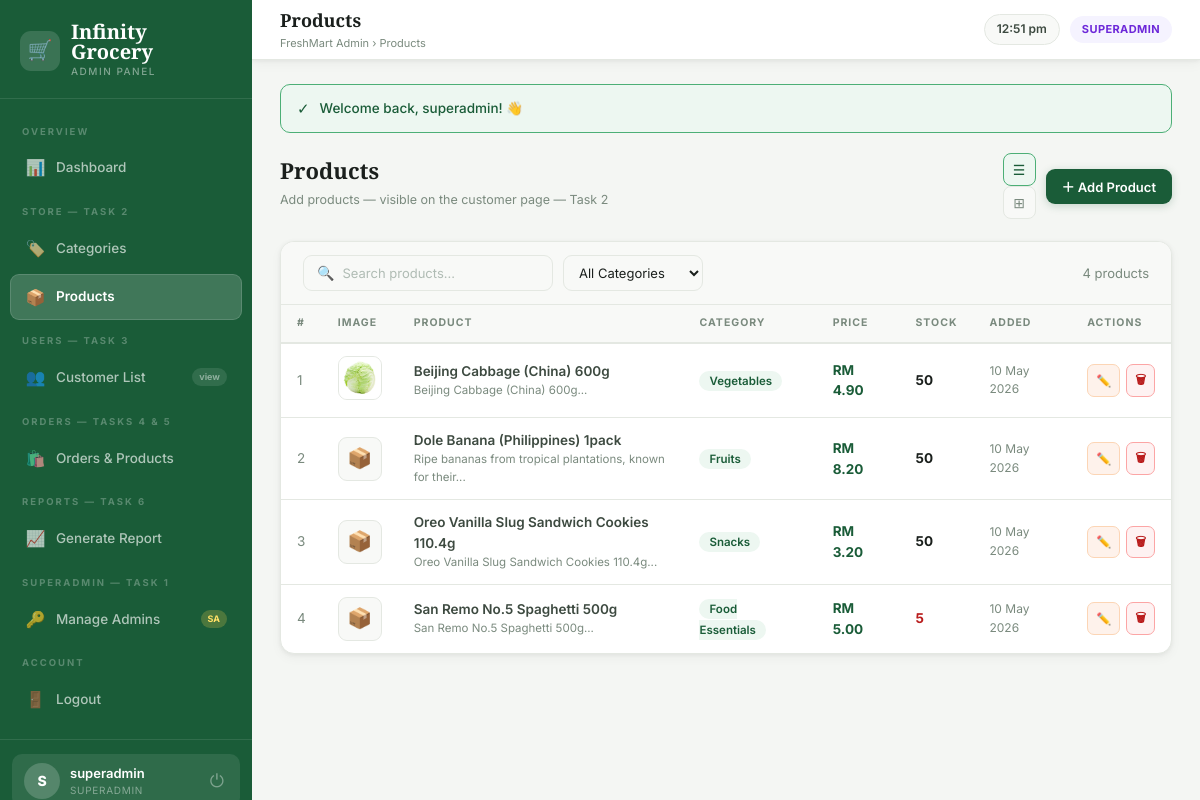
The page /admin/pages/products.php (signed in) on the database its author committed.
### tables this page shows
CREATE TABLE IF NOT EXISTS products (
    product_id INT PRIMARY KEY AUTO_INCREMENT,
    category_id int NOT NULL,
    name VARCHAR(255) NOT NULL,
    description TEXT,
    price DECIMAL(10, 2) NOT NULL,
    stock_quantity int NOT NULL,
    created_at TIMESTAMP NOT NULL DEFAULT CURRENT_TIMESTAMP,
    FOREIGN KEY (category_id) REFERENCES categories(category_id),
    product_image VARCHAR(255)
);

CREATE TABLE IF NOT EXISTS categories (
    category_id INT PRIMARY KEY AUTO_INCREMENT,
    category_name VARCHAR(255) NOT NULL UNIQUE
);

### admin/pages/products.php (the view, shortened to what this page needs)
<?php
require_once '../includes/auth.php';
$db = getDB();
$view    = $_GET['view'] ?? 'table';
$search  = sanitize($_GET['search'] ?? '');
$fcat    = (int)($_GET['category'] ?? 0);
$where   = "WHERE 1";
$result = $db->query("
    SELECT p.*, c.category_name
    FROM products p LEFT JOIN categories c ON p.category_id=c.category_id
    $where ORDER BY p.created_at DESC
");
$rows = [];
while ($r = $result->fetch_assoc()) $rows[] = $r;
require_once '../includes/header.php';
?>
<div class="page-head">
    <div>
        <h2>Products</h2>
        <p>Add products — visible on the customer page — Task 2</p>
    </div>
    <div style="display:flex;gap:10px;align-items:center">
        <div class="view-toggle">
            <a href="?view=table&search=<?= $search ?>&category=<?= $fcat ?>" class="vt-btn <?= $view==='table'?'active':'' ?>" title="Table">☰</a>
            <a href="?view=grid&search=<?= $search ?>&category=<?= $fcat ?>"  class="vt-btn <?= $view==='grid'?'active':'' ?>"  title="Grid">⊞</a>
        </div>
        <button class="btn btn-primary" onclick="openModal('addModal')">＋ Add Product</button>
    </div>
</div>
<div class="card">
    <div class="filters-row">
        <form method="GET" style="display:flex;gap:10px;align-items:center;flex-wrap:wrap">
            <div class="search-bar">
                <span class="si">🔍</span>
                <input type="text" name="search" placeholder="Search products..." value="<?= $search ?>">
            </div>
            <select name="category" onchange="this.form.submit()">
                <option value="">All Categories</option>
            </select>
        </form>
        <span style="margin-left:auto;font-size:13px;color:var(--text3)"><?= count($rows) ?> products</span>
    </div>
    <?php if (empty($rows)): ?>
        <div class="empty-state"><div class="ei">📦</div><p>No products found</p></div>
    <?php else: ?>
    <div class="table-wrap">
        <table>
            <thead>
                <tr>
                    <th>#</th><th>Image</th><th>Product</th><th>Category</th>
                    <th>Price</th><th>Stock</th><th>Added</th><th>Actions</th>
                </tr>
            </thead>
            <tbody>
            <?php $i=1; foreach ($rows as $p): ?>
            <tr>
                <td style="color:var(--text3)"><?= $i++ ?></td>
                <td>
                    <?php if ($p['product_image']): ?>
                    <img src="<?= sanitize($p['product_image']) ?>" class="p-thumb" alt=""
                         onerror="this.style.display='none';this.nextElementSibling.style.display='flex'">
                    <div class="p-thumb-ph" style="display:none">📦</div>
                    <?php else: ?><div class="p-thumb-ph">📦</div><?php endif; ?>
                </td>
                <td>
                    <div style="font-weight:600"><?= sanitize($p['name']) ?></div>
                    <?php if ($p['description']): ?>
                    <div style="font-size:11.5px;color:var(--text3)"><?= substr(sanitize($p['description']),0,55) ?>...</div>
                    <?php endif; ?>
                </td>
                <td>
                    <span style="background:var(--green-bg);color:var(--green);padding:3px 10px;border-radius:20px;font-size:11.5px;font-weight:600">
                        <?= sanitize($p['category_name']) ?>
                    </span>
                </td>
                <td><strong style="color:var(--green)"><?= formatRM($p['price']) ?></strong></td>
                <td>
                    <span style="font-weight:700;color:<?= $p['stock_quantity']<=5?'var(--red)':($p['stock_quantity']<=15?'var(--orange)':'var(--text)') ?>">
                        <?= $p['stock_quantity'] ?>
                    </span>
                </td>
                <td style="color:var(--text3);font-size:12px"><?= date('d M Y', strtotime($p['created_at'])) ?></td>
                <td>
                    <div style="display:flex;gap:6px">
                        <button class="btn btn-orange btn-sm btn-icon" onclick='editProduct(<?= htmlspecialchars(json_encode($p)) ?>)'>✏️</button>
                        <a href="products.php?delete=<?= $p['product_id'] ?>"
                           class="btn btn-danger btn-sm btn-icon"
                           onclick="return confirm('Delete?')">🗑</a>
                    </div>
                </td>
            </tr>
            <?php endforeach; ?>
            </tbody>
        </table>
    </div>
    <?php endif; ?>
</div>
<?php require_once '../includes/footer.php'; ?>

### admin/assets/css/style.css (style rules this page uses)
:root { --bg: #f4f6f3; --surface: #ffffff; --surface2: #f8f9f7; --border: #e4e8e2; --border2: #d0d5cc; --green: #1a5c38; --green2: #27764a; --green3: #4caf76; --green-lt: #d4edde; --green-bg: #edf7f1; --text: #1a1f1c; --text2: #3d4a40; --text3: #7a8a7e; --text4: #b0bcb4; --orange: #c95f1e; --orange-bg: #fef2eb; --red: #b91c1c; --red-bg: #fef2f2; --blue: #1d6fa4; --blue-bg: #eff6fc; --yellow: #a16207; --yellow-bg: #fefce8; --purple: #6d28d9; --purple-bg: #f5f3ff; --sidebar-w: 252px; --topbar-h: 60px; --radius: 10px; --radius-lg: 14px; --shadow: 0 1px 4px rgba(0,0,0,.06), 0 4px 12px rgba(0,0,0,.04); --shadow-md: 0 4px 20px rgba(0,0,0,.10); --shadow-lg: 0 8px 40px rgba(0,0,0,.14); --font: 'Inter', sans-serif; --font-s: 'Playfair Display', serif; }
*,*::before,*::after { margin:0;padding:0;box-sizing:border-box }
body { font-family:var(--font);background:var(--bg);color:var(--text);min-height:100vh;display:flex;font-size:14px;line-height:1.55 }
a { text-decoration:none;color:inherit }
button { font-family:var(--font) }
.page-head { display:flex;align-items:flex-start;justify-content:space-between;margin-bottom:22px;gap:12px }
.page-head h2 { font-family:var(--font-s);font-size:22px;font-weight:800 }
.page-head p { font-size:12.5px;color:var(--text3);margin-top:3px }
.card { background:var(--surface);border:1px solid var(--border);border-radius:var(--radius-lg);box-shadow:var(--shadow);overflow:hidden }
table { width:100%;border-collapse:collapse;font-size:13.5px }
thead tr { background:var(--surface2);border-bottom:2px solid var(--border) }
th { padding:10px 16px;text-align:left;font-size:10.5px;font-weight:700;letter-spacing:1px;text-transform:uppercase;color:var(--text3);white-space:nowrap }
td { padding:12px 16px;border-bottom:1px solid var(--border);vertical-align:middle;color:var(--text2) }
tbody tr:last-child td { border-bottom:none }
.btn { display:inline-flex;align-items:center;gap:6px;padding:8px 16px;border-radius:9px;border:none;cursor:pointer;font-family:var(--font);font-size:13px;font-weight:600;transition:all .16s;text-decoration:none;white-space:nowrap }
.btn-primary { background:var(--green);color:#fff;box-shadow:0 2px 8px rgba(26,92,56,.22) }
.btn-danger { background:var(--red-bg);color:var(--red);border:1px solid #fca5a5 }
.btn-orange { background:var(--orange-bg);color:var(--orange);border:1px solid #fcd5b5 }
.btn-sm { padding:5px 11px;font-size:12px;border-radius:7px }
.btn-icon { padding:6px 8px }
input[type=text],input[type=email],input[type=number],input[type=password],textarea,select { width:100%;background:var(--surface2);border:1.5px solid var(--border);border-radius:9px;padding:10px 13px;color:var(--text);font-family:var(--font);font-size:13.5px;outline:none;transition:all .17s }
select option { background:#fff }
.search-bar { display:flex;align-items:center;gap:8px;padding:0 13px;background:var(--surface2);border:1.5px solid var(--border);border-radius:9px;width:250px;transition:all .17s }
.search-bar .si { font-size:14px;color:var(--text4);flex-shrink:0 }
.search-bar input { border:none;background:transparent;padding:9px 0;font-size:13px;color:var(--text);outline:none;width:100%;box-shadow:none }
.search-bar input::placeholder { color:var(--text4) }
.filters-row { display:flex;align-items:center;gap:10px;padding:13px 22px;border-bottom:1px solid var(--border);background:var(--surface2);flex-wrap:wrap }
.filters-row select { width:auto;padding:8px 11px;font-size:13px }
.p-thumb { width:44px;height:44px;border-radius:9px;object-fit:cover;border:1px solid var(--border);background:var(--surface2);flex-shrink:0 }
.p-thumb-ph { width:44px;height:44px;border-radius:9px;background:var(--surface2);border:1px solid var(--border);display:flex;align-items:center;justify-content:center;font-size:20px;flex-shrink:0 }
.vt-btn { width:33px;height:33px;border-radius:8px;border:1.5px solid var(--border);background:var(--surface2);color:var(--text3);cursor:pointer;display:flex;align-items:center;justify-content:center;font-size:14px;transition:all .15s;text-decoration:none }
.vt-btn.active,.vt-btn:hover { background:var(--green-bg);border-color:var(--green3);color:var(--green) }

### rows shown on the page
products: product_image (picture), name "Beijing Cabbage (China) 600g", description "Beijing Cabbage (China) 600g", category.category_name "Vegetables", price "RM 4.90", stock_quantity "50", created_at "10 May 2026"
products: name "Dole Banana (Philippines) 1pack", description "Ripe bananas from tropical plantations, known for their", category.category_name "Fruits", price "RM 8.20", stock_quantity "50", created_at "10 May 2026"
products: name "Oreo Vanilla Slug Sandwich Cookies 110.4g", description "Oreo Vanilla Slug Sandwich Cookies 110.4g", category.category_name "Snacks", price "RM 3.20", stock_quantity "50", created_at "10 May 2026"
products: name "San Remo No.5 Spaghetti 500g", description "San Remo No.5 Spaghetti 500g", category.category_name "Food Essentials", price "RM 5.00", stock_quantity "5", created_at "10 May 2026"

### other values the page prints
substr(getAdminName(),0,1) "S"
getAdminName() "superadmin"
$role "SUPERADMIN"
$page_title "Products"
$icon "✓"
$f['msg'] "Welcome back, superadmin! 👋"
count($rows) "4"
